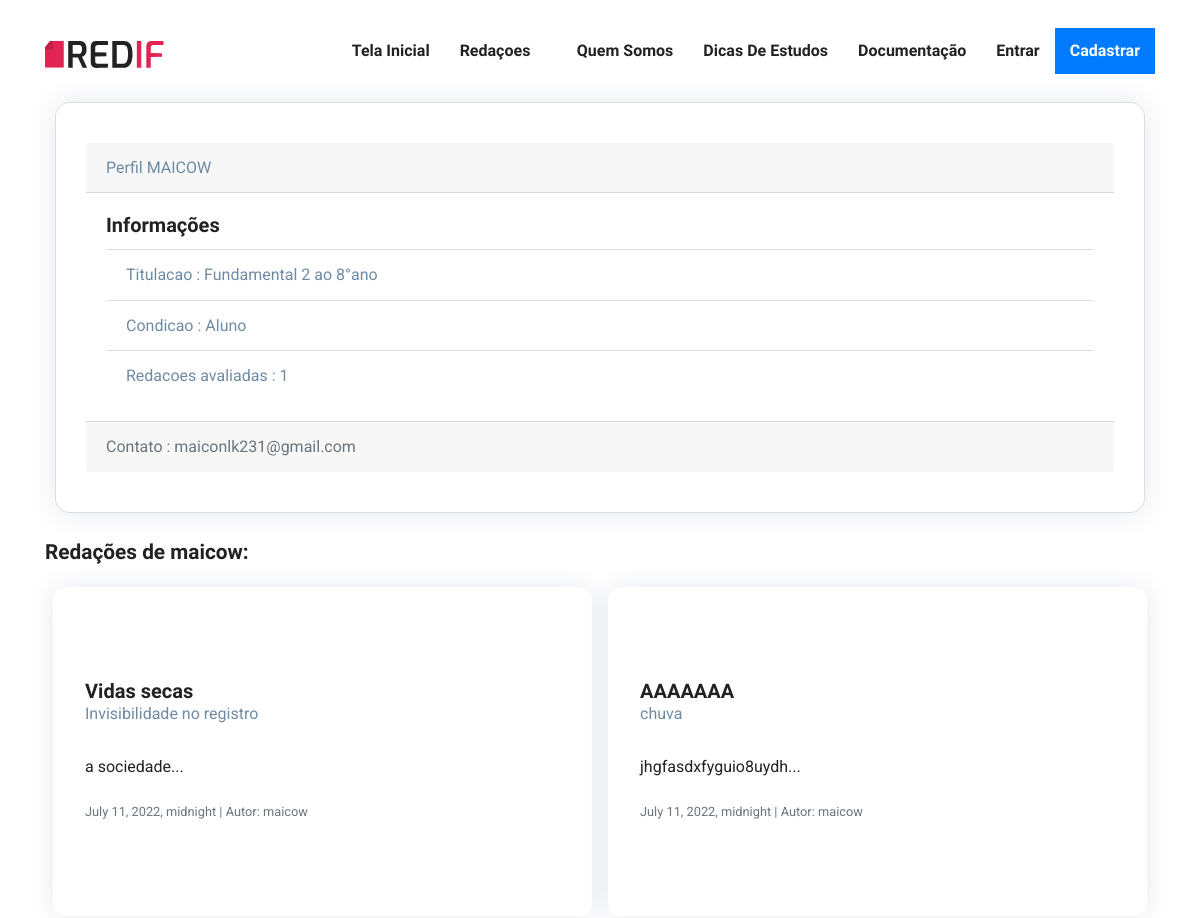
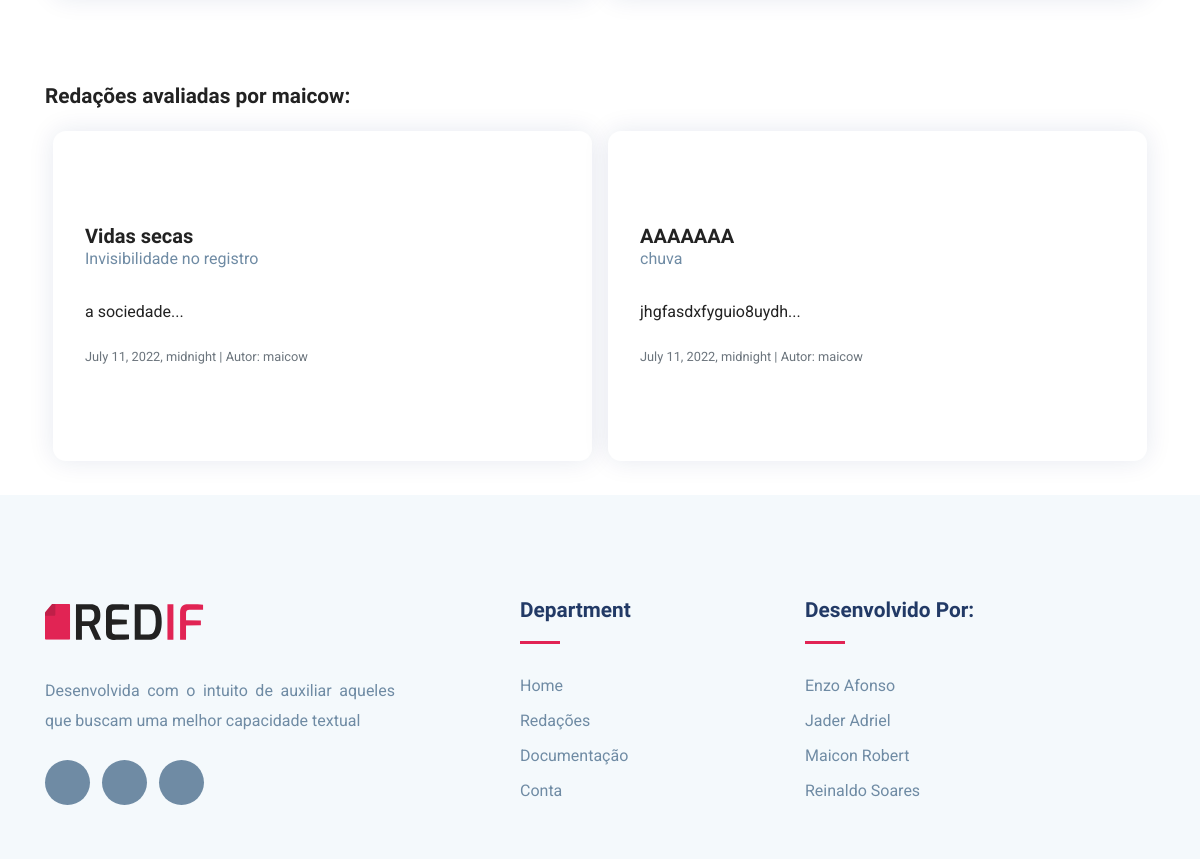
/redif/perfil/maicow/, run on the app's committed database (2 pictures, top to bottom).
### RedifApp/models.py (models this page shows, shortened)
class Redacao(models.Model):
    AREA_CHOICES = (
        ("C",   "Ciencias"),
        ("B",   "Biologia"),
        ("S",   "Sociedade"),
        ("E",   "Engenharias"),
        ("L",   "Linguística"),
        ("P",   "Política"),
        ("H",   "História"),
    )
    titulo = models.CharField(
        max_length = 45,
        blank = False,
        null = False,
    )
    area = MultiSelectField(
        max_length=20,
        max_choices=4,
        choices= AREA_CHOICES,
        blank=False,
        null = False,
    )
    tema = models.CharField(
        blank=False,
        null = False,
        max_length=45
    )
    conteudo = models.TextField(
        blank = False,
        null = False,
        max_length= 15000
    )
    descricao = models.TextField(
        max_length=300,
        blank= True,
        null= True,
        default=None
    )
    data_criacao = models.DateTimeField(
        default=datetime.date.today
    )
    fk_autor = models.ForeignKey(
        Usuario,
        on_delete=models.CASCADE,
        related_name='Redacao'
    )
    avaliacoes = models.ManyToManyField(
        Usuario,
        related_name="redacoesAvaliadas",
        through="Avaliacao"
    )

### RedifApp/views.py (the view)
# urls.py: path("perfil/<str:user>/",              views.perfilUsuario,    name = 'perfilUsuario'),
def perfilUsuario(request, user):
    perfil = Usuario.objects.filter(username = user)
    Redacoes = Redacao.objects.filter(fk_autor = perfil[0])
    RedacoesAvaliadas = perfil[0].Usuario_avaliacao.all()
    context = {
        'Redacao': list(Redacoes),
        'RedacoesAvaliadas': RedacoesAvaliadas,
        'Perfil' : perfil[0],
        'Usuario' :  usuario(request),
        'Titulacao' : str(titulacao[perfil[0].titulacao]),
        'Condicao' : str(condicao[perfil[0].tipo]),
        'Username' : str(perfil[0].username).upper(),
        'qtdAvaliadas': perfil[0].Usuario_avaliacao.all().count(),
    }
    return render(request,'redacao/perfil-usuario.html', context)

### RedifApp/views.py (called while the page is built)
def usuario(request):
    user = False
    if Usuario.is_authenticated:
        try:
            user = request.user.id
            user = Usuario.objects.get(pk=user)
        except: pass
    return user

### Templates/redacao/perfil-usuario.html (shortened to what this page needs)
{% extends '-index.html' %}
{% load static %}
{% load bootstrap %}
{%load static%}
{% block content %}
<div class="container">
    <div class="row">
        <div class="col">
            <div class="card feature-item">
                <div class="card-header">
                    Perfil {{ Username}}
                </div>
                <div class="card-body ">
                    <h5 class="card-title">Informações</h5>
                    <ul class="list-group list-group-flush">
                        <li class="list-group-item">Titulacao : {{ Titulacao}}</li>
                        <li class="list-group-item">Condicao : {{ Condicao}}</li>
                        <li class="list-group-item">Redacoes avaliadas : {{qtdAvaliadas}}</li>
                    </ul>
                </div>
                <div class="card-footer text-muted">
                    Contato : {{ Perfil.email}}
                </div>
              </div>
            {% if Perfil.id == Usuario.id %}
            <br>
                <div class="text-right mr-3">
                    <a href="/redif/criar/">
                        <button type="button" class="btn mb-1 btn-primary shadow">
                            Compartilhar redação <span class="btn-icon-right"><i class="fa fa-plus"></i></span>
                        </button>
                    </a>
                </div>
                <h4 class="card-title mt-4">Suas redações: </h1>
            {% else%}
                <h4 class="card-title mt-4">Redações de {{Perfil.username}}: </h1>
            {%endif%}
        </div>
    </div>
    {% if Redacao %}
    <div class="col">
        <div class="row">
                {% for r in Redacao %}
                  <div class="col teste comment-area-box m-2">
                    <div class="comment-info">
                      <h5 class="mb-1">{{r.titulo|slice:":25"}}</h5>
                      <div class="card-subtitle">{{r.tema}}</div>
                    </div>
                    <br>
                    <a href="/redif/detalhar/{{ r.id }}">
                      <div class="text">
                        <p class="text" style="text-align: justify;">
                          {{ r.conteudo|slice:":200" }}...
                        </p>
                      </div>
                    </a>
                    <div class="comment-info">
                      <small class="text-muted">
                        {{r.data_criacao}} |
                      </small>
                      <a href="/redif/perfil/{{r.fk_autor.username}}/">
                        <small class="text-muted">
                          Autor: {{r.fk_autor.username}}
                        </small>
                      </a>
                    </div>
                </div>
                {% endfor %}
         </div>
     </div>
    {% else %}
        <p>Não há redações, clique em compartilhar redações para adicioná-las</p>
    {% endif %}
    <br>
    <br>
    {% if Perfil.id == Usuario.id %}
        <h4 class="card-title mt-4">Redacoes que você avaliou: </h1>
    {% else%}
        <h4 class="card-title mt-4">Redações avaliadas por {{Perfil.username}}: </h1>
    {%endif%}
    {% if RedacoesAvaliadas %}
    <div class="col">
        <div class="row">
                {% for r in Redacao %}
                  <div class="col teste comment-area-box m-2">
                    <div class="comment-info">
                      <h5 class="mb-1">{{r.titulo|slice:":25"}}</h5>
                      <div class="card-subtitle">{{r.tema}}</div>
                    </div>
                    <br>
                    <a href="/redif/detalhar/{{ r.id }}">
                      <div class="text">
                        <p class="text" style="text-align: justify;">
                          {{ r.conteudo|slice:":200" }}...
                        </p>
                      </div>
                    </a>
                    <div class="comment-info">
                      <small class="text-muted">
                        {{r.data_criacao}} |
                      </small>
                      <a href="/redif/perfil/{{r.fk_autor.username}}/">
                        <small class="text-muted">
                          Autor: {{r.fk_autor.username}}
                        </small>
                      </a>
                    </div>
                </div>
                {% endfor %}
         </div>
     </div>
    {% else %}
        <p>Você ainda não avaliou nenhuma redação</p>
    {% endif %}
        </div>
    {% endblock %}

### static/css/style.css (style rules this page uses)
html { overflow-x: hidden; }
body { line-height: 1.6; font-family: "Roboto", sans-serif; -webkit-font-smoothing: antialiased; font-size: 16px; color: #6F8BA4; font-weight: 400; }
h1, .h1, h2, .h2, h3, .h3, h4, .h4, h5, .h5, h6, .h6 { font-family: "Exo", sans-serif; font-weight: 700; color: #222; }
h4, .h4 { font-size: 1.3rem; line-height: 30px; }
h5, .h5 { font-size: 1.25rem; }
p { line-height: 30px; }
a { color: #222; text-decoration: none; transition: all .35s ease; }
.feature-item { flex-basis: 33.33%; margin: 0px 10px; padding: 40px 30px; background-color: #fff; border-radius: 15px 15px 15px 15px; box-shadow: 0px 0px 30px 0px rgba(0, 42, 106, 0.1); }

### Templates/-index.html (style rules this page uses)
* { text-align: justify; }

### Templates/redacao/perfil-usuario.html (style rules this page uses)
.teste { display: flex; flex-direction: column; justify-content: center; align-items: flex-start; padding: 2rem; position: relative; height: 20.60rem; background: #FFFFFF; box-shadow: 0px 0px 26.0323px rgba(0, 42, 106, 0.1); border-radius: 13.0161px; animation: 1s; transition: all 0.3s ease-in-out; }

### data on the page
Redacao: titulo "Vidas secas", tema "Invisibilidade no registro", conteudo "a sociedade", data_criacao "July 11, 2022, midnight", fk_autor.username "maicow"
Redacao: titulo "AAAAAAA", tema "chuva", conteudo "jhgfasdxfyguio8uydh", data_criacao "July 11, 2022, midnight", fk_autor.username "maicow"

### other printed values
{{ Username }} "MAICOW"
{{ Titulacao }} "Fundamental 2 ao 8°ano"
{{ Condicao }} "Aluno"
{{ qtdAvaliadas }} "1"
{{ Perfil.email }} "maiconlk231@gmail.com"
{{ Perfil.username }} "maicow"
